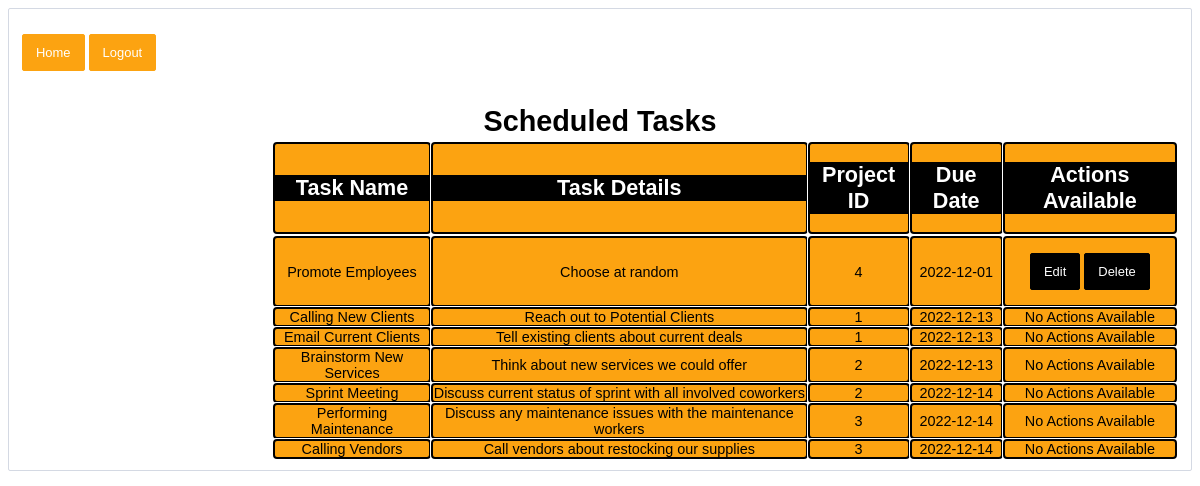
/calendar (signed in), run on an earlier commit of the app's database.
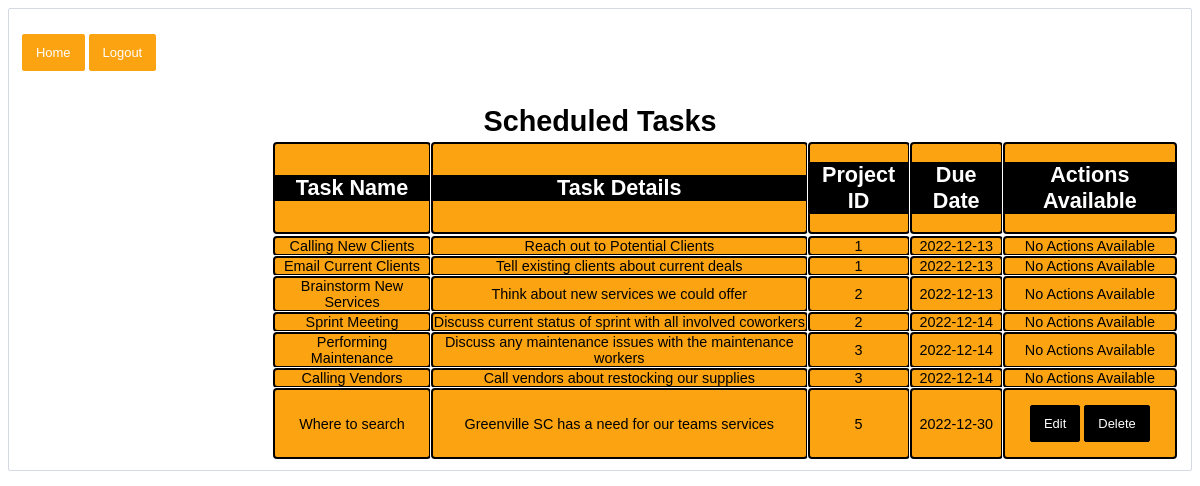
And on a later commit of the database.
### models.py (models this page shows, shortened)
class Task(db.Model):
	id = db.Column("id", db.Integer, primary_key=True)
	project_id = db.Column("project_id", db.Integer)
	name = db.Column("name", db.String(200))
	text = db.Column("text", db.String(200))
	deadline = db.Column("deadline", db.String(10))
	imageUrl = db.Column("imageUrl", db.String(200))
	user_id = db.Column(db.Integer, db.ForeignKey("user.id"), nullable=False)

### jams01.py (the view)
@app.route('/calendar')
def calendar():
    if session.get('user'):
        my_projects = db.session.query(Project).all()
        my_tasks = db.session.query(Task).order_by(Task.deadline).all()
        return render_template("calendar.html", projects=my_projects, tasks=my_tasks, user=session['user'], usern=session['user_name'])
    return redirect(url_for('login'))

### templates/calendar.html (shortened to what this page needs)
<!DOCTYPE html>
<html lang="en">
    <head>
        <link rel="stylesheet" href="{{ url_for('static', filename='main.css') }}">
        <link rel="stylesheet" href="{{ url_for('static', filename='forms.css') }}">
    </head>
    <body>
        <div class="navdiv">
            <nav>
                <form> <input type ="button" onclick="window.location.href='{{ url_for('user') }}';" value="Home" />
                <input type ="button" onclick="window.location.href='{{ url_for('logout') }}';" value="Logout" /></form>
            </nav>
        </div>
        <h1>Scheduled Tasks</h1>
        <div class="calendar">
        <table>
            <tr>
                <td><h2>Task Name</h2></td>
                <td><h2>Task Details</h2></td>
                <td><h2>Project ID</h2></td>
                <td><h2>Due Date</h2></td>
                <td><h2>Actions Available</h2></td>
            <tr>
                {% for task in tasks %}
                <tr>
                        <td>{{ task.name }}</td>
                        <td>{{ task.text }}</td>
                        <td>{{ task.project_id }}</td>
                        <td>{{ task.deadline }}</td>
                        <td>
                            {% if user == task.user_id %}
                            <form action="{{ url_for('edit', task_id=task.id, project_id=task.project_id) }}" method="get">
                                <input type="submit" value="Edit">
                            </form>
                            <form action="{{url_for('delete', task_id=task.id) }}" method="post">
                                <input type="submit" value="Delete">
                            </form>
                            {% else %}
                            No Actions Available
                            {% endif %}
                        </td>
                </tr>
                {% endfor %}
        </table>
        </div>
    </body>

### static/main.css (style rules this page uses)
body { padding: 10px 13px; margin-bottom: 15px; border-radius: 2px; border: 1px solid #d4d9e3; font-weight: 200; color: #4d5060; font-family: 'Poppins', sans-serif; font-size: .9em; }
h1 { text-align: center; color: rgb(0,0,0); margin-bottom: 3px; display: block; font-weight: 10000; }
h2 { text-align: center; color: white; background-color:rgb(0,0,0); border-radius: 5px; }
input[type="button"] { background: rgb(252, 163, 17); border: 0; color: white; border-radius: 2px; margin-top: 15px; font-weight: 400; border: 1px solid rgb(252, 163, 17); transition: all .3s ease-out; }
.calendar { color: black; align-items: center; }
.calendar td { background-color: rgb(252, 163, 17); outline:auto; text-align: center; }
.calendar table { padding-left: 250px; }
.calendar form { background-color: rgb(252, 163, 17); color: black; display: inline; }
.calendar h2 { border-radius: 0; }

### static/forms.css (style rules this page uses)
form { background: white; width: 100%; }
input, textarea { padding: 10px 13px; margin-bottom: 15px; border-radius: 2px; border: 1px solid #d4d9e3; font-weight: 200; color: #4d5060; font-family: 'Poppins', sans-serif; font-size: .9em; }
input[type="submit"] { background: rgb(0, 0, 0); border: 0; color: white; border-radius: 2px; margin-top: 15px; font-weight: 400; border: 1px solid rgb(0, 0, 0); transition: all .3s ease-out; }

What changed in the data, as far as the page shows it:
removed Task: name "Promote Employees", text "Choose at random", project_id "4", deadline "2022-12-01"
added Task: name "Where to search", text "Greenville SC has a need for our teams services", project_id "5", deadline "2022-12-30"
